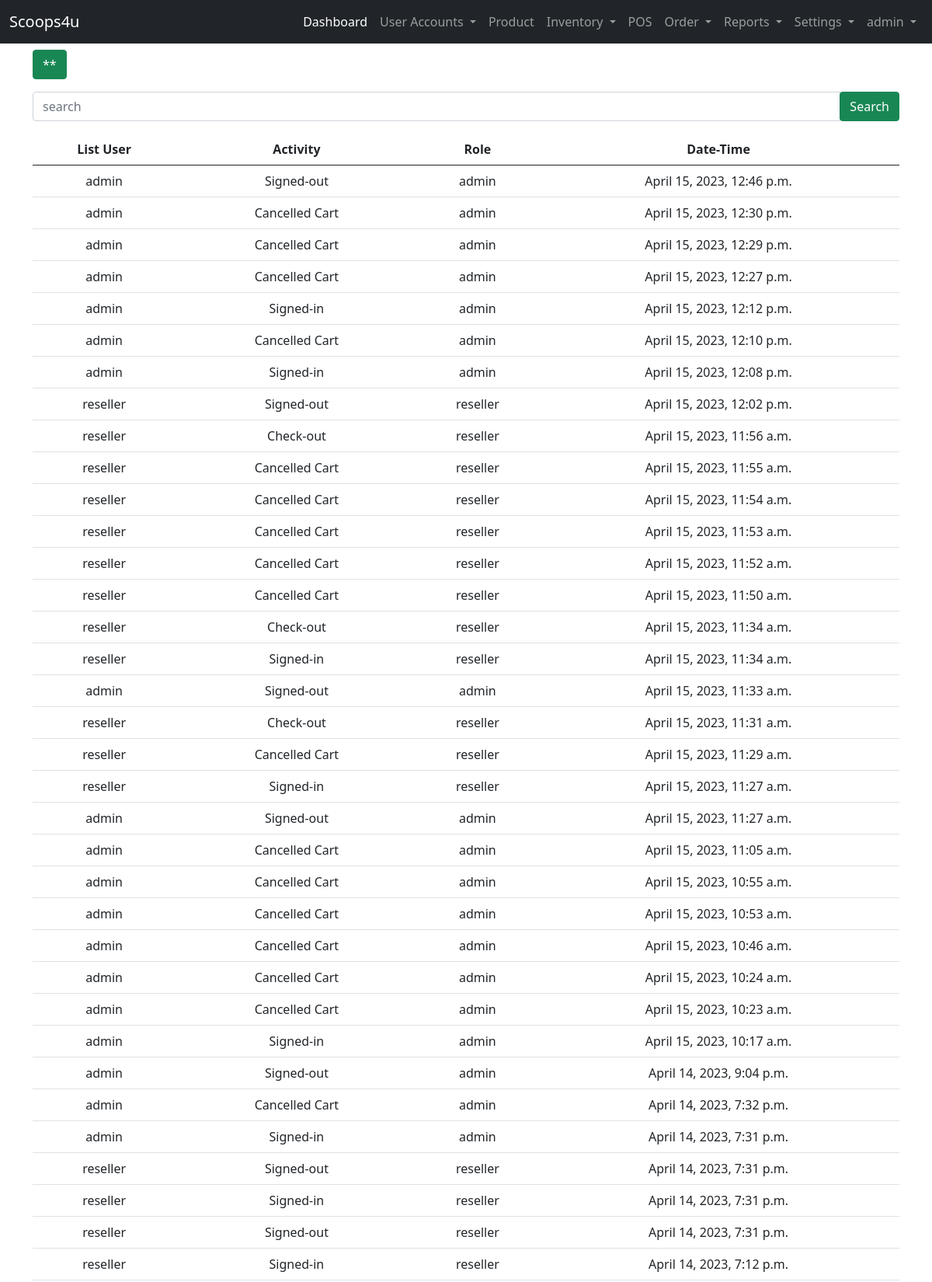
Screenshot of /user-site/reports/activity-log/ (signed in, upper part) with the database file from the repository.
### landing_page/models.py (models this page shows)
class User(AbstractUser):
    ROLE = ((" "," "),("admin","admin"),("staff","staff"),("reseller","reseller"),("rider","rider"))
    STAT = ((" "," "),("active","active"),("inactive","inactive"))
    role = models.CharField(max_length=50, null=True, default=None, choices=ROLE)
    status = models.CharField(max_length=50, null=True, default=None , choices=STAT)

### admin_site/models.py (models this page shows, shortened)
class Activity_log(models.Model):
    user_name = models.CharField(max_length=250, verbose_name=' Username')
    activity = models.CharField(max_length=250, verbose_name='Activity')
    date_time =  models.DateTimeField(default=timezone.now, verbose_name='Date and Time')
    role = models.CharField(max_length=100, null=True,verbose_name='Role')

### admin_site/views.py (the view)
# urls.py: path('reports/activity-log/', views.report_actlog, name='report_actlog'),
@login_required(login_url='landing_page:login')
def report_actlog(request):
    list_reports = Activity_log.objects.all().order_by('-id')
    context = {
        'list_reports':list_reports
    }
    return render(request, 'admin_site/reports/act_log.html', context)

### templates/admin_site/reports/act_log.html (shortened to what this page needs)
{% extends 'admin_site/base.html' %}
{% load static %}
{% block content %}
<div class="text-start">
<button class="btn btn-success" id="btn-show">**</button>
</div>
<div  id="form_textsearch">
<form action="{% url 'admin_site:search_act-log' %}" method="GET" class="my-3 ">
    <div class="input-group">
        <input type="text" class="form-control" name="search" placeholder="search" required>
        <div class="input-group-append">
            <button class="btn btn-success" type="submit">Search</button>
        </div>
    </div>
</form>
</div>
    <table class="table table-hover text-center" >
        <thead>
            <tr>
                <th>List User</th>
                <th>Activity</th>
                <th>Role</th>
                <th>Date-Time</th>
            </tr>
        </thead>
        {% if list_reports %}
        <tbody>
            {% for list in list_reports %}
            <tr>
                <td>{{ list.user_name }}</td>
                <td>{{ list.activity}}</td>
                <td>{{ list.role}}</td>
                <td>{{ list.date_time }}</td>
            </tr>
            {% endfor %}
        </tbody>
        {% endif %}
    </table>
{% endblock content %}

### templates/admin_site/base.html (shortened to what this page needs)
{% load static %}
<!DOCTYPE html>
<html lang="en">
<head>
    <link href="https://cdn.jsdelivr.net/npm/bootstrap@5.0.2/dist/css/bootstrap.min.css" rel="stylesheet">
    <link rel="stylesheet" href="{% static 'css/sample.css' %}">
  </head>
<body>
  {% if user.role == "admin"%}
    <nav class="navbar navbar-expand-lg navbar-dark bg-dark">
        <div class="container-fluid">
          <a class="navbar-brand" href="#">Scoops4u</a>
          <div class="collapse navbar-collapse" id="navbarNavDropdown">
            <ul class="navbar-nav ms-auto mb-2 mb-lg-0">
              <li class="nav-item">
                <a class="nav-link active" aria-current="page" href="{% url 'admin_site:dashboard'%}">Dashboard</a>
              </li>
              <li class="nav-item dropdown">
                <a class="nav-link dropdown-toggle" href="#" id="navbarDropdownMenuLink" role="button" data-bs-toggle="dropdown" aria-expanded="false">
                  User Accounts
                </a>
              </li>
              <li class="nav-item">
                <a class="nav-link" href="{%url 'admin_site:list_product' %}">Product</a>
              </li>
              <li class="nav-item dropdown">
                <a class="nav-link dropdown-toggle" href="#" id="navbarDropdownMenuLink" role="button" data-bs-toggle="dropdown" aria-expanded="false">
                  Inventory
                </a>
              </li>
              <li class="nav-item">
                <a class="nav-link" href="{%url 'admin_site:pos' %}">POS</a>
              </li>
              <li class="nav-item dropdown">
                <a class="nav-link dropdown-toggle" href="#" id="navbarDropdownMenuLink" role="button" data-bs-toggle="dropdown" aria-expanded="false">
                  Order
                </a>
              </li>
              <li class="nav-item dropdown">
                <a class="nav-link dropdown-toggle" href="#" id="navbarDropdownMenuLink" role="button" data-bs-toggle="dropdown" aria-expanded="false">
                  Reports
                </a>
              </li>
              <li class="nav-item dropdown">
                <a class="nav-link dropdown-toggle" href="#" id="navbarDropdownMenuLink" role="button" data-bs-toggle="dropdown" aria-expanded="false">
                  Settings
                </a>
              </li>
              <li class="nav-item dropdown">
                <a class="nav-link dropdown-toggle" href="#" id="navbarDropdownMenuLink" role="button" data-bs-toggle="dropdown" aria-expanded="false">
                  {{ user }}
                </a>
              </li>
            </ul>
          </div>
        </div>
      </nav>
  {% endif %}
      <div class="container">
        <div class="row mt-2">
            <div class="col-lg-12">
                {% block content %}
                {% endblock content %}
            </div>
        </div>
      </div>
</body>
</html>

### rows the page displays
User: username "admin"
Activity_log: user_name "admin", activity "Signed-out", role "admin", date_time "April 15, 2023, 12:46 p.m."
Activity_log: user_name "admin", activity "Cancelled Cart", role "admin", date_time "April 15, 2023, 12:30 p.m."
Activity_log: user_name "admin", activity "Cancelled Cart", role "admin", date_time "April 15, 2023, 12:29 p.m."
Activity_log: user_name "admin", activity "Cancelled Cart", role "admin", date_time "April 15, 2023, 12:27 p.m."
Activity_log: user_name "admin", activity "Signed-in", role "admin", date_time "April 15, 2023, 12:12 p.m."
Activity_log: user_name "admin", activity "Cancelled Cart", role "admin", date_time "April 15, 2023, 12:10 p.m."
Activity_log: user_name "admin", activity "Signed-in", role "admin", date_time "April 15, 2023, 12:08 p.m."
Activity_log: user_name "reseller", activity "Signed-out", role "reseller", date_time "April 15, 2023, 12:02 p.m."
Activity_log: user_name "reseller", activity "Check-out", role "reseller", date_time "April 15, 2023, 11:56 a.m."
Activity_log: user_name "reseller", activity "Cancelled Cart", role "reseller", date_time "April 15, 2023, 11:55 a.m."
Activity_log: user_name "reseller", activity "Cancelled Cart", role "reseller", date_time "April 15, 2023, 11:54 a.m."
Activity_log: user_name "reseller", activity "Cancelled Cart", role "reseller", date_time "April 15, 2023, 11:53 a.m."
Activity_log: user_name "reseller", activity "Cancelled Cart", role "reseller", date_time "April 15, 2023, 11:52 a.m."
Activity_log: user_name "reseller", activity "Cancelled Cart", role "reseller", date_time "April 15, 2023, 11:50 a.m."
Activity_log: user_name "reseller", activity "Check-out", role "reseller", date_time "April 15, 2023, 11:34 a.m."
Activity_log: user_name "reseller", activity "Signed-in", role "reseller", date_time "April 15, 2023, 11:34 a.m."
Activity_log: user_name "admin", activity "Signed-out", role "admin", date_time "April 15, 2023, 11:33 a.m."
Activity_log: user_name "reseller", activity "Check-out", role "reseller", date_time "April 15, 2023, 11:31 a.m."
Activity_log: user_name "reseller", activity "Cancelled Cart", role "reseller", date_time "April 15, 2023, 11:29 a.m."
Activity_log: user_name "reseller", activity "Signed-in", role "reseller", date_time "April 15, 2023, 11:27 a.m."
Activity_log: user_name "admin", activity "Signed-out", role "admin", date_time "April 15, 2023, 11:27 a.m."
Activity_log: user_name "admin", activity "Cancelled Cart", role "admin", date_time "April 15, 2023, 11:05 a.m."
Activity_log: user_name "admin", activity "Cancelled Cart", role "admin", date_time "April 15, 2023, 10:55 a.m."
Activity_log: user_name "admin", activity "Cancelled Cart", role "admin", date_time "April 15, 2023, 10:53 a.m."
Activity_log: user_name "admin", activity "Cancelled Cart", role "admin", date_time "April 15, 2023, 10:46 a.m."
Activity_log: user_name "admin", activity "Cancelled Cart", role "admin", date_time "April 15, 2023, 10:24 a.m."
Activity_log: user_name "admin", activity "Cancelled Cart", role "admin", date_time "April 15, 2023, 10:23 a.m."
Activity_log: user_name "admin", activity "Signed-in", role "admin", date_time "April 15, 2023, 10:17 a.m."
Activity_log: user_name "admin", activity "Signed-out", role "admin", date_time "April 14, 2023, 9:04 p.m."
Activity_log: user_name "admin", activity "Cancelled Cart", role "admin", date_time "April 14, 2023, 7:32 p.m."
Activity_log: user_name "admin", activity "Signed-in", role "admin", date_time "April 14, 2023, 7:31 p.m."
Activity_log: user_name "reseller", activity "Signed-out", role "reseller", date_time "April 14, 2023, 7:31 p.m."
Activity_log: user_name "reseller", activity "Signed-in", role "reseller", date_time "April 14, 2023, 7:31 p.m."
Activity_log: user_name "reseller", activity "Signed-out", role "reseller", date_time "April 14, 2023, 7:31 p.m."
Activity_log: user_name "reseller", activity "Signed-in", role "reseller", date_time "April 14, 2023, 7:12 p.m."
